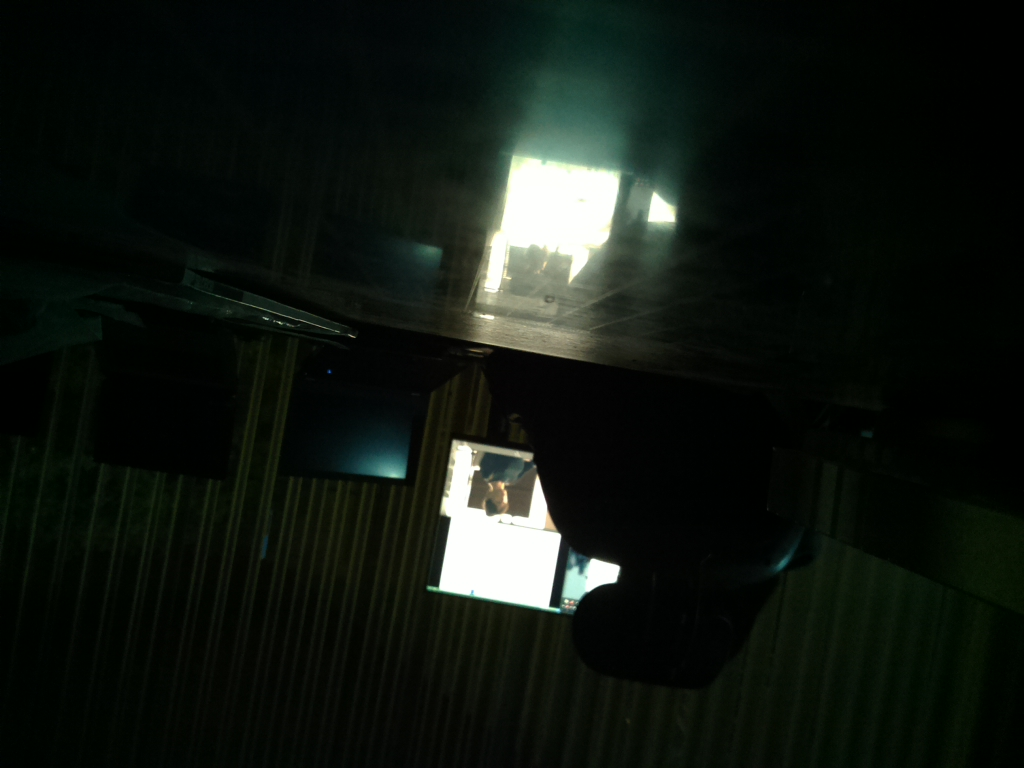
#> input picture Sumo/foo.jpg, 1024 x 768 px, given in place of the camera
$ python detect_Move.py   (older library calls are emulated)
#> lines starting #> are read from the running program, lines starting #| are printed output that depends on the picture
# import the necessary packages
from picamera.array import PiRGBArray
from picamera import PiCamera
import time
import cv2
# initialize the camera and grab a reference to the raw camera capture
cap = cv2.VideoCapture(0)
# capture frames from the camera
i = 0
while True:
    ret, frame = cap.read()
#> frame is the input picture: shape (768, 1024, 3); mean B, G, R 17.5, 23.3, 17.2
    if ret == False: break
    frame = cv2.rotate(frame, cv2.ROTATE_180)
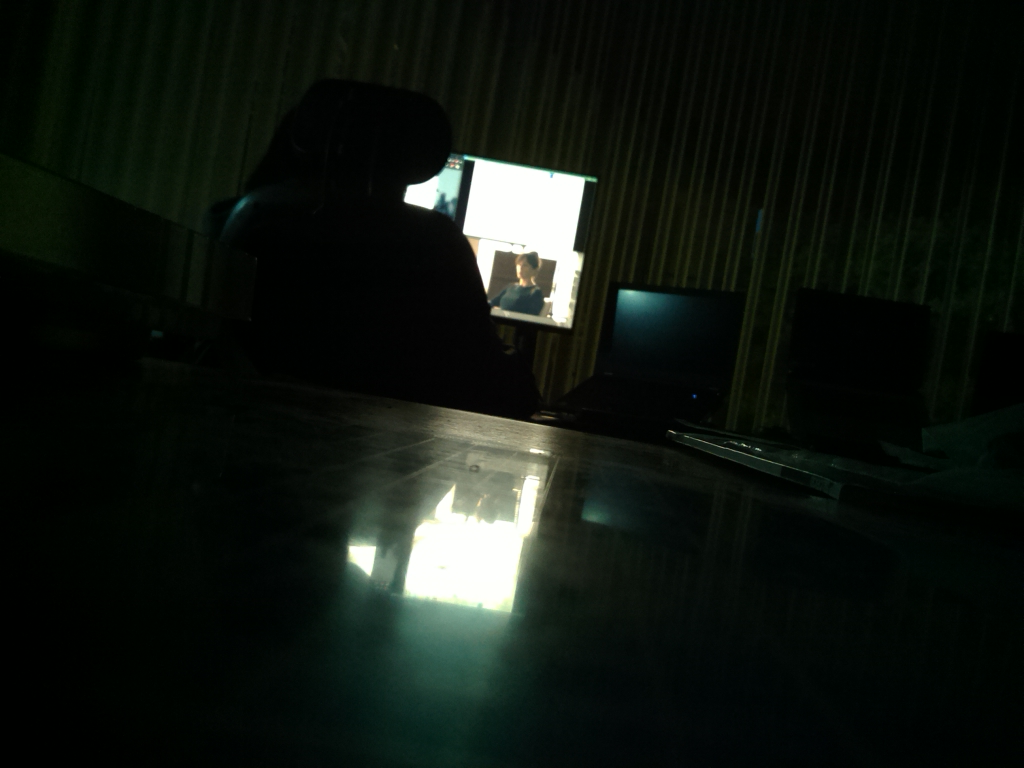
#> frame: shape (768, 1024, 3); mean B, G, R 17.5, 23.3, 17.2
    gray = cv2.cvtColor(frame, cv2.COLOR_BGR2GRAY)
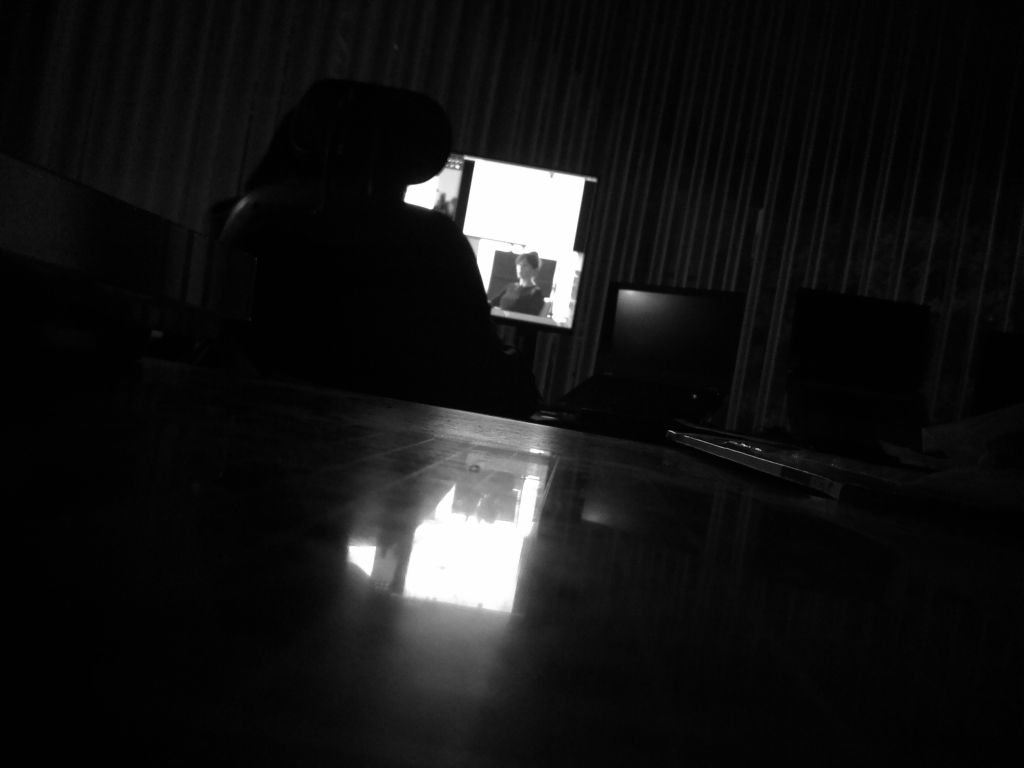
#> gray: shape (768, 1024); min 0, max 255, mean 20.8
    if i == 20:
        bgGray = gray
    if i > 20:
        dif = cv2.absdiff(gray, bgGray)
        _, th = cv2.threshold(dif, 40, 255, cv2.THRESH_BINARY)
        # Para OpenCV 3
        _, cnts, _ = cv2.findContours(th, cv2.RETR_EXTERNAL, cv2.CHAIN_APPROX_SIMPLE)
        # Para OpenCV 4
        #cnts, _ = cv2.findContours(th, cv2.RETR_EXTERNAL, cv2.CHAIN_APPROX_SIMPLE)
        cv2.drawContours(frame, cnts, -1, (0,0,255),2)

        for c in cnts:
          area = cv2.contourArea(c)
          if area > 9000:
            x,y,w,h = cv2.boundingRect(c)
            cv2.rectangle(frame, (x,y), (x+w,y+h),(0,255,0),2)

    cv2.imshow('Frame',frame)

    i = i+1
	# if the `q` key was pressed, break from the loop
    k = cv2.waitKey(30) & 0xff
#> (key Esc is pressed here)
    if k == 27:
        break

cap.release()
cv2.destroyAllWindows()
